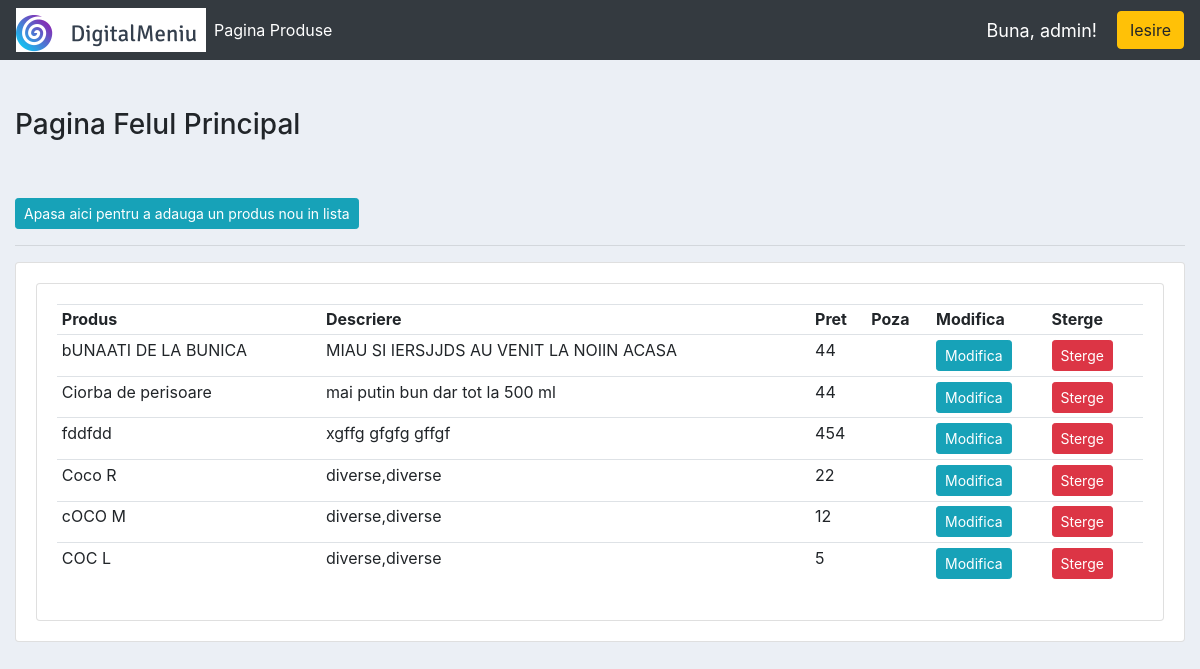
The page /felul_principal (signed in) on the database its author committed.
### Digital/models.py (models this page shows, shortened)
class Principal(models.Model):
    nume = models.CharField(max_length=200, null=True)
    pret = models.IntegerField(null=True)
    descriere =models.CharField(max_length=200, null=True, blank=True)
    poza = models.ImageField(null=True, blank=True)

### Digital/views.py (the view)
# urls.py: path('felul_principal', views.felul_principal, name='felul_principal'),
@login_required(login_url='login')
def felul_principal(request):
    felul_principal = Principal.objects.all()
    context = {'felul_principal': felul_principal}
    return render(request, 'Digital/felul_principal.html',context)

### Digital/templates/Digital/felul_principal.html
{%  extends 'Digital/main.html' %}
{% block content %}
<br><br>
<div class="col-md-25">
		<h3> Pagina Felul Principal</h3>
	<br><br>
	   <h4><a class="btn btn-sm btn-info"
			   href="{% url 'crearefelul_principal' %}">Apasa aici pentru a adauga un produs nou in lista </a></h4>
		<hr>
		<div class="card card-body">
<div class="row">
	<div class="col-md">
		<div class="card card-body">
			<table class="table table-sm">
				<tr>
					<th>Produs</th>
					<th>Descriere</th>
					<th>Pret</th>
					<th>Poza</th>
					<th>Modifica</th>
					<th>Sterge</th>
				</tr>
				{% for i in felul_principal %}
				<tr>
					<td>{{i.nume}}</td>
					<td>{{i.descriere}}</td>
					<td>{{i.pret}}</td>
					<td>{{i.poza}}</td>
					<td><a class="btn btn-sm btn-info"  href="{% url 'modificafelul_principal' i.id %}">Modifica</a></td>
					<td><a class="btn btn-sm btn-danger" href="{% url 'stergerefelul_principal' i.id %}">Sterge</a></td>
				</tr>
				{% endfor %}
			</table>
		</div>
	</div>
</div>
		</div>
{% endblock content %}

### Digital/templates/Digital/navbar.html (shortened to what this page needs)
{% load static %}
<nav class="navbar navbar-expand-lg navbar-dark bg-dark">
  <img src="{% static 'images/logodigitalmeniu3.png' %}">
  <div class="collapse navbar-collapse" id="navbarNav">
    <ul class="navbar-nav">
       <li class="nav-item active">
        <a class="nav-link" href="{% url 'produse' %}">Pagina Produse</a>
      </li>
    </ul>
  </div>
  <span class="hello-msg">Buna, {{request.user}}!</span>
  <span><a class="btn btn-warning" href="{% url 'logout' %}">Iesire</a> </span>
</nav>

### Digital/static/css/main.css (style rules this page uses)
body { background-color: #ebeff5; }

### Digital/templates/Digital/navbar.html (style rules this page uses)
.hello-msg { font-size:18px; color:#fff; margin-right:20px; }

### rows shown on the page
Principal: nume "bUNAATI DE LA BUNICA", descriere "MIAU SI IERSJJDS AU VENIT LA NOIIN ACASA", pret "44"
Principal: nume "Ciorba de perisoare", descriere "mai putin bun dar tot la 500 ml", pret "44"
Principal: nume "fddfdd", descriere "xgffg gfgfg gffgf", pret "454"
Principal: nume "Coco R", descriere "diverse,diverse", pret "22"
Principal: nume "cOCO M", descriere "diverse,diverse", pret "12"
Principal: nume "COC L", descriere "diverse,diverse", pret "5"

### other values the page prints
{{ request.user }} "admin"
